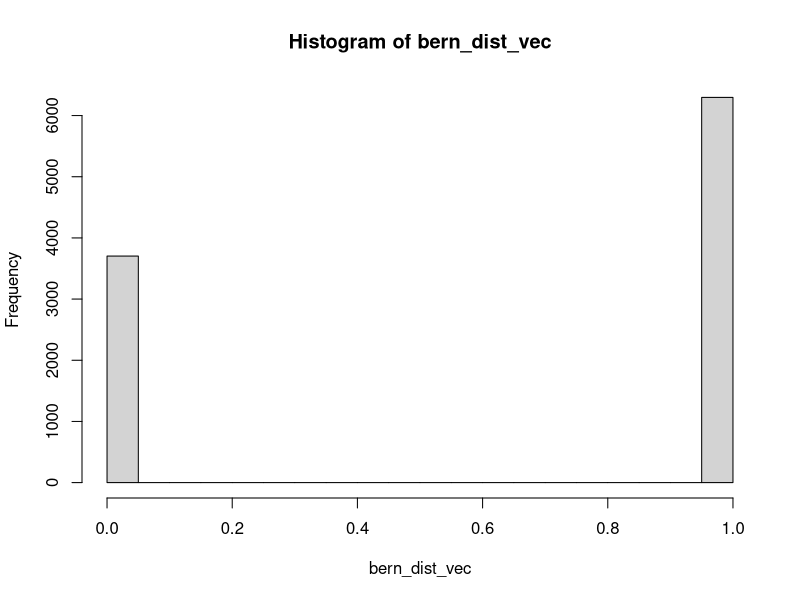
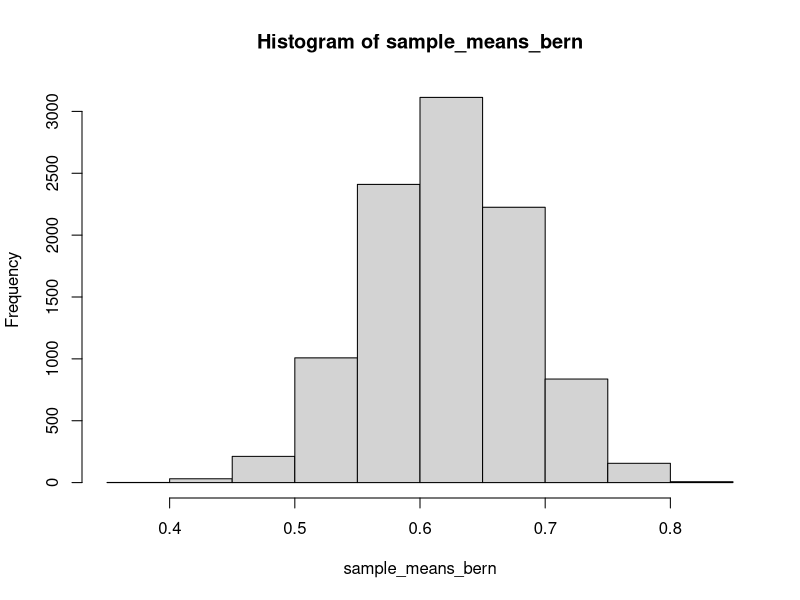
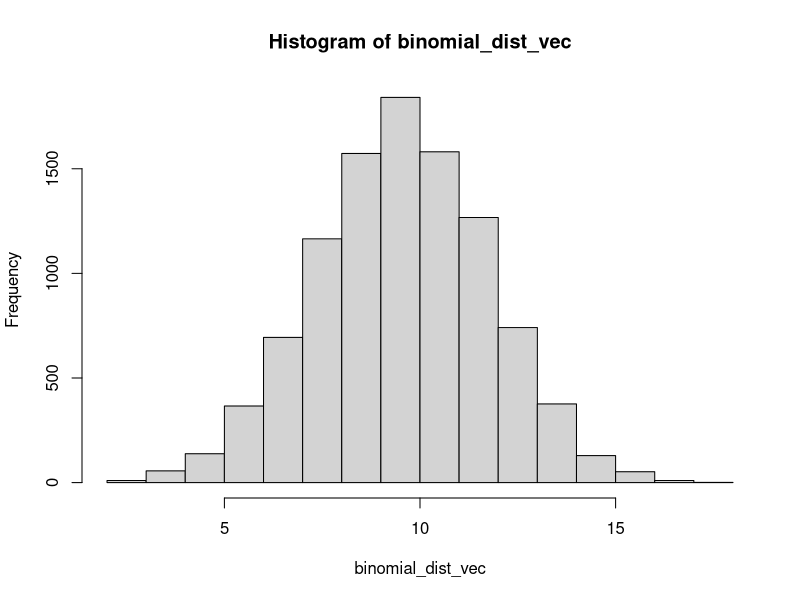
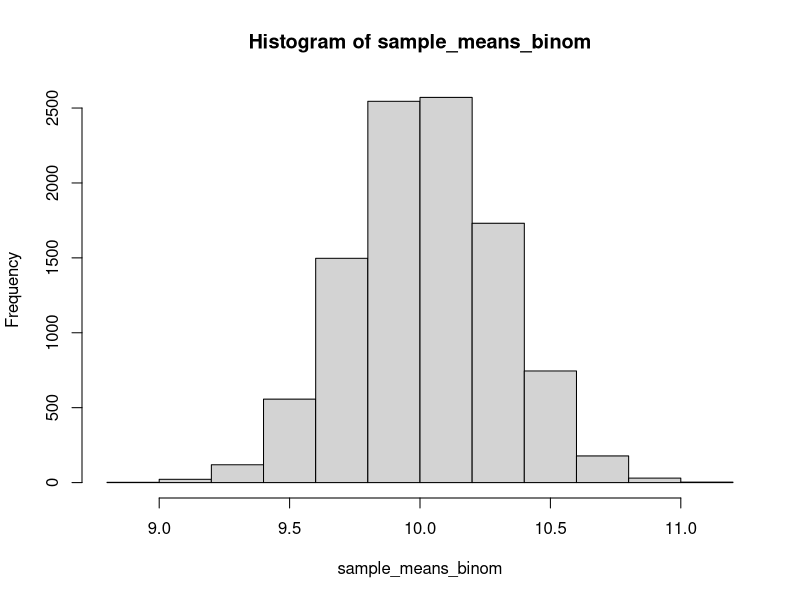
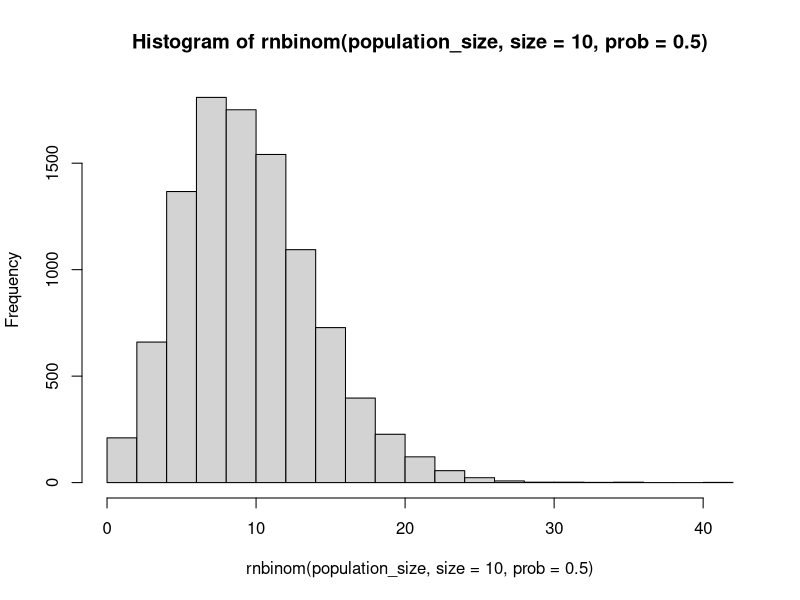
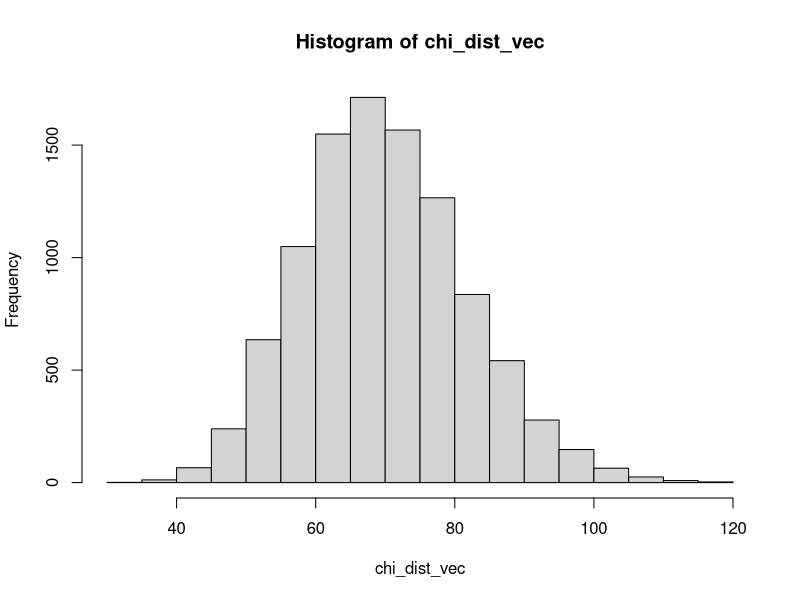
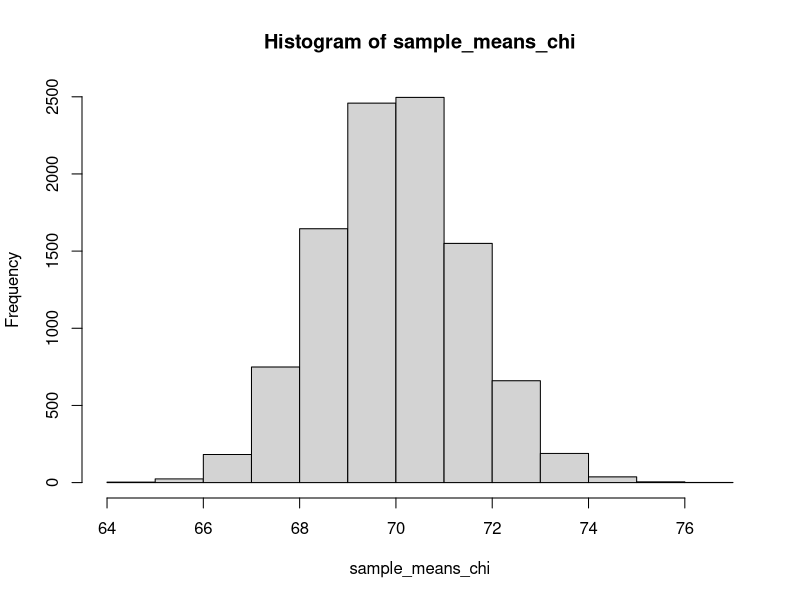
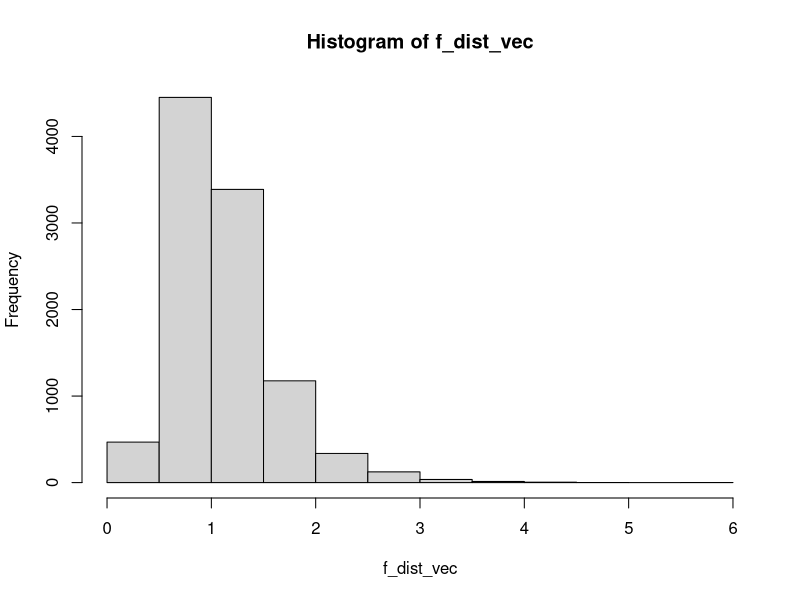

These charts were generated, in order, by the following R code:
#### Modeling the CLT with different distributions
#### Piers Kirk, 02.24.21
set.seed(1) ## every random value produced will be the same 
population_size = 10000
number_of_samples = 10000
sample_size = 60

## returns a vector of sample means sampled from a given population distribution
sampling_distribution <- function(pop_dist) {
  sample_mean <- c()
  for (i in 1:number_of_samples) { 
    sample_mean[i] = mean(sample(pop_dist, size=sample_size, replace = F))
  }
  return(sample_mean)
}

## for each distribution, the code performs the following:
#### line 1: creates the population distribution 
#### line 2: creates the distribution of sample means
#### line 3: creates histograms of both distributions 

##############################################
################## Bernoulli #################
##############################################
## one T/F question on a quiz 
bern_dist_vec <- rbinom(population_size, size = 1, prob=0.63) ## the expected value of b dist is the prob of success 
sample_means_bern <- sampling_distribution(bern_dist_vec) 
hist(bern_dist_vec); hist(sample_means_bern) ## expected value does not imply it ever happens
##############################################
################## Binomial ##################
##############################################
## all questions on the T/F quiz 
binomial_dist_vec <- rbinom(population_size, size = 20, prob=0.5) ## mean of binom dist = prob of single success * number of trials
sample_means_binom <- sampling_distribution(binomial_dist_vec) 
hist(binomial_dist_vec); hist(sample_means_binom)
#### Negative Binomial Distribution
hist(rnbinom(population_size, size = 10, prob = 0.5))
##############################################
################# Chi-Square #################
##############################################
chi_dist_vec <- rchisq(population_size, df = 70) ## see wiki page 
sample_means_chi <- sampling_distribution(chi_dist_vec) 
hist(chi_dist_vec); hist(sample_means_chi) 
##############################################
##################### F ######################
##############################################
f_dist_vec <- rf(population_size, df1 = 30, df2 = 20) ## expected value = df2 / df2 - 2
sample_means_f <- sampling_distribution(f_dist_vec) ## expected value of a random variable is its mean
hist(f_dist_vec); hist(sample_means_f) ## this is the mean of population distribution, this is the mean of the sampling distrirbution...
##############################################
################## Logistic ##################
##############################################
## a logistic distribution is defined by two key parameters: 1.) mean 2.) scale
## "The main difference between the normal distribution and the logistic 
## distribution lies in the tails and in the behavior of the failure rate
## function. The logistic distribution has slightly longer tails compared 
## to the normal distribution." - https://www.weibull.com/hotwire/issue56/relbasics56.htm#:~:text=The%20main%20difference%20between%20the,compared%20to%20the%20normal%20distribution.
log_vec <- rlogis(population_size, location = 0, scale = 1) ## analogous to mean and variance (scale is proportional to variance)
sample_means_log <- sampling_distribution(log_vec) 
hist(log_vec); hist(sample_means_log) 
##############################################
####### Normal Distribution (Gaussian) #######
##############################################
norm_vec <- rnorm(population_size, mean = 0, sd = 1) ## reminder: theoretical distributions are infinite 
sample_means_normal <- sampling_distribution(norm_vec) 
hist(norm_vec); hist(sample_means_normal) 
##############################################
################## Poisson ###################
##############################################
## lambda: per unit time what is the average amount of occurrences that you think the event will happen
## QUESTION: https://www.geeksforgeeks.org/compute-randomly-drawn-poisson-density-in-r-programming-rpois-function/ 
poisson_vec <- rpois(population_size, lambda = 4) ## the mean and the variance = lambda   
sample_means_pois <- sampling_distribution(poisson_vec) 
hist(poisson_vec); hist(sample_means_pois) 
##############################################
################## Student t #################
##############################################
## df (degrees of freedom): number of independent pieces of information needed in order to make a calculation / how much do you need to correct 
t_vec <- rt(population_size, df=30) ## when df = Inf, for student-t -> distribution becomes normal 
sample_means_t <- sampling_distribution(t_vec) 
hist(t_vec); hist(sample_means_t) 
##############################################
################## Uniform ###################
##############################################
## uniform distribution: all outcomes have equal probability 
uni_vec <- runif(population_size, min = 0, max = 100) 
sample_means_uni <- sampling_distribution(uni_vec) 
hist(uni_vec); hist(sample_means_uni) 
##############################################
################## Bimodal ###################
##############################################
bimodal_vec_1 <- rnorm(population_size, mean = 0, sd = 5)
bimodal_vec_2 <- rnorm(population_size, mean = 20, sd = 5)
bimodal_vec_3 = c(bimodal_vec_1, bimodal_vec_2)
hist(bimodal_vec_3)
mean(bimodal_vec_3)
sd(bimodal_vec_3)
sample_means_bimodal <- sampling_distribution(bimodal_vec_3) 
hist(sample_means_bimodal)
mean(sample_means_bimodal)
sd(sample_means_bimodal)

################################################################
################################################################
## REFERENCES
##
## Probability Distributions in R (Stat 5101, Geyer)
## Charles J. Geyer
## 02.24.21
## https://www.stat.umn.edu/geyer/old/5101/rlook.html
##
## Bernoulli Distribution
## 365 Data Science
## 02.24.21
## https://www.youtube.com/watch?v=nl9WiZMZnYs&t=6s
##
## Probability: Binomial Distribution
## 365 Data Science
## 02.24.21
## https://www.youtube.com/watch?v=_FbZI9mtSSM 
##
## jbstatistics 
## 02.24.21
## https://www.youtube.com/watch?v=hcDb12fsbBU
##
## An Introduction to the Chi-Square Distribution
## An Introduction to the F Distribution 
## jbstatistics
## 02.24.21
## https://www.youtube.com/watch?v=G_RDxAZJ-ug
##
## Data Science & Statistics Tutorial: The Poisson Distribution
## 365 Data Science 
## 02.24.21
## https://www.youtube.com/watch?v=BbLfV0wOeyc 
##
## Student's T Distribution
## 365 Data Science 
## 02.24.21
## https://www.youtube.com/watch?v=32CuxWdOlow
##
## Introduction to Discrete Uniform Distribution
## 365 Data Science 
## 02.24.21 
## https://www.youtube.com/watch?v=3C9mpj-NYgo 
## 
################################################################


    
